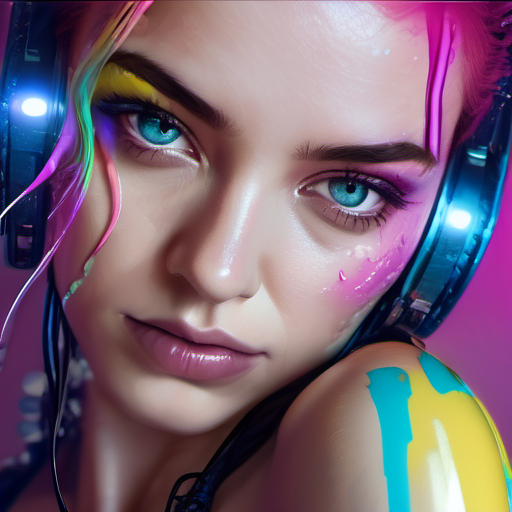
#> input picture images/1.png, 512 x 512 px; its folder holds 2 pictures in this run
$ python getImages.py   (older library calls are emulated)
#> lines starting #> are read from the running program, lines starting #| are printed output that depends on the picture
import os
import sys
import json
from PIL import Image
import re
import webuiapi # https://github.com/mix1009/sdwebuiapi

# Read the configuration file
with open('config.json', 'r') as f:
#> (reads config.json from the repository)
    config = json.load(f)

# Extract the variables from the configuration
host = config['host']
port = config['port']
model = config['model']
negative_prompt = config['negative_prompt']
cfg_scale = config['cfg_scale']
sampler_name = config['sampler_name']
steps = config['steps']
width = config['width']
height = config['height']
denoising_strength = config['denoising_strength']
MAX_SIZE = config['MAX_SIZE']
baseImage = config['baseImage']
numberOfPartsToSplit = config['numberOfPartsToSplit']
depthToTraverse = config['depthToTraverse']
depthPrompts = config['depthPrompts']

# Define a constant for the image directory
IMAGES_DIR = './images/'


# [39 lines left out: functions listModels, createBaseImage, not called in this run]


def replaceImage(fileName, prompt):
    print(f"Hitting the local Stable Diffusion for the img2img work on {fileName}...")

    api = webuiapi.WebUIApi(host='127.0.0.1', port=7860)

    image = Image.open(f"{IMAGES_DIR}{fileName}")

    # Select a model
    api.util_set_model('sdvn6Realxl_detailface')

    # wait for job complete
    api.util_wait_for_ready()

    # print(f"Prompt:\n{prompt}\n")

    result = api.img2img(prompt=prompt,
                        images=[image],
                        negative_prompt="nsfw, nude, naked",
                        seed=-1,
                        cfg_scale=7,
                        n_iter=1,
                        sampler_name='DPM++ 2M Karras',
                        steps=20,
                        width=512,
                        height=512,
                        denoising_strength=0.45,
                        resize_mode=1,
                        inpainting_fill=0,
                        )

    # uncomment for debugging
    # print(result);

    # Handle the resulting images by saving them to ./images
    imgnum=1
    for i in result.images:
        savefile = f"{IMAGES_DIR}{fileName}"
        # savefile.replace(".png", f".-opt-{imgnum}.png") # uncomment if n_iter is > 1
        i.save(savefile)
        imgnum+=1


def splitImage(fileName, numberOfParts, depth, prompts):
#> called with fileName = '1.png', numberOfParts = 9, depth = 2
    currentDepth = 1
    imagesDir = IMAGES_DIR

    print(f"Working on depth {currentDepth} of {depth}")

    print(f"Splitting image {fileName} into {numberOfParts} parts.")
    image = Image.open(imagesDir + fileName)
#> image is the input picture: PIL image 512x512 RGB; mean R, G, B 121.5, 99.8, 116
    w, h = image.size
#> w = 512; h = 512

    # Determine rows and columns
    cols = int(numberOfParts ** 0.5)
    rows = cols

    if cols * rows != numberOfParts:
        # Adjust for non-square numbers
        if numberOfParts % cols == 0:
            rows = numberOfParts // cols
        else:
            cols = numberOfParts // rows

    part_w = w // cols
#> part_w = 170
    part_h = h // rows
#> part_h = 170

    for i in range(rows):
        for j in range(cols):
            part = image.crop((j * part_w, i * part_h, (j + 1) * part_w, (i + 1) * part_h))
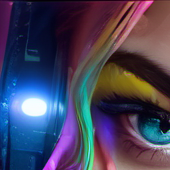
#> part: PIL image 170x170 RGB; mean R, G, B 68.6, 66, 92.1

            # Save each part using the given naming convention
            partFileName = fileName.replace(".png", f".{i * cols + j + 1}.png")
            part.save(imagesDir + partFileName)

            # Replace the image part
            if currentDepth < len(prompts):
                replaceImage(partFileName, prompts[currentDepth])
#> (the call stopped at in replaceImage, `api = webuiapi.WebUIApi(host='127.0.0.1', port=7860)`: webuiapi is not available in this run)

            # Recursive call
            if currentDepth < depth and currentDepth < len(prompts):
                splitImage(partFileName, numberOfParts, depth - currentDepth, prompts[currentDepth])
#> call 2 of splitImage, with fileName = '1.1.png', numberOfParts = 9, depth = 1
#> in splitImage (call 2), `part = image.crop((j * part_w, i * part_h, (j + 1) * part_w, (i + 1) *..`:
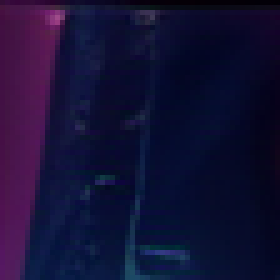
#> part: PIL image 56x56 RGB (shown 5 times larger); mean R, G, B 20.3, 16.3, 52.9
#> (the call stopped at in replaceImage, `api = webuiapi.WebUIApi(host='127.0.0.1', port=7860)`: webuiapi is not available in this run)

    currentDepth += 1
    output = mergeImage(fileName, depth)
    print(f"Merged image saved as: {output}")


# [67 lines left out: function mergeImage, not called in this run]


#> (the run stopped early here; a loop or call above may not have finished)
